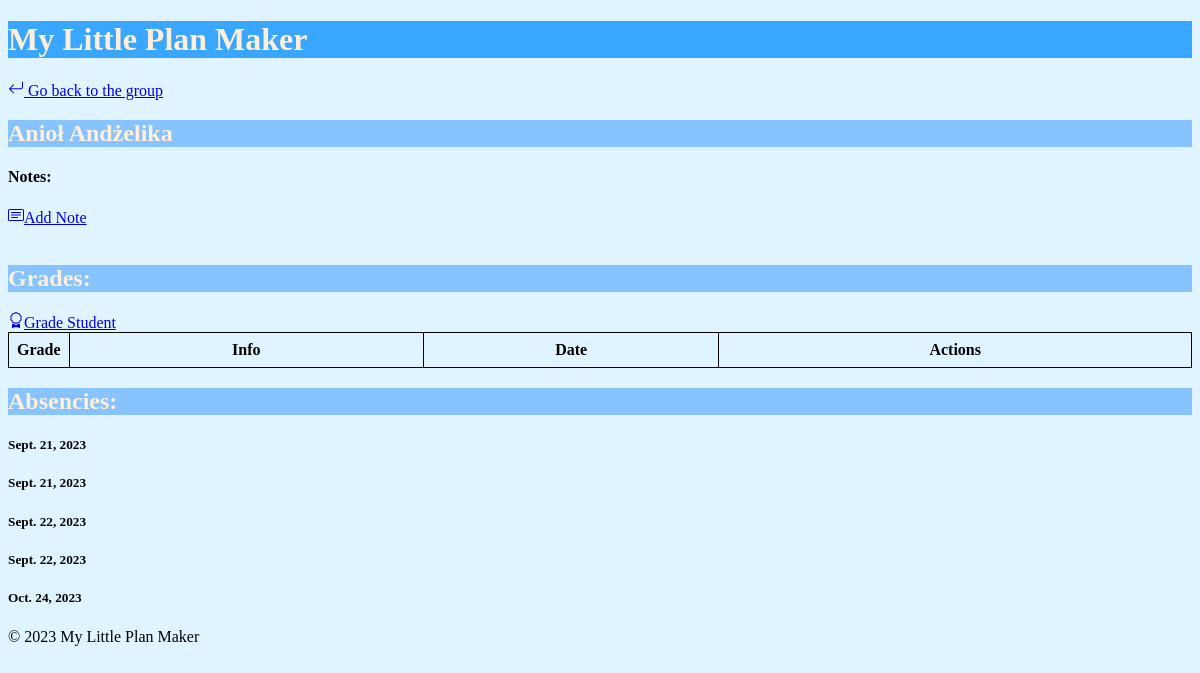
Screenshot of /groups/2A/2/ with the database file from the repository.
### groups/models.py (models this page shows, shortened)
class Student(ms.Model):
    name = ms.CharField(max_length=20, help_text="The student's first name.")
    surname = ms.CharField(max_length=20, help_text="The student's last name.")
    group = ms.ForeignKey(Group, on_delete=ms.CASCADE, help_text="The group to which the student belongs.")
    def __str__(self):
        return f"{self.surname} {self.name}"

class Lesson(ms.Model):
    date = ms.DateField(default=timezone.now)
    subject = ms.CharField(max_length=50, help_text="The subject of the lesson.")
    group = ms.ForeignKey(Group, on_delete=ms.CASCADE, help_text="The group that participated in the lesson.")
    students_present = ms.ManyToManyField(Student, blank=True, related_name='lessons_present')
    students_absent = ms.ManyToManyField(Student, blank=True, related_name='lessons_absent')

### groups/views.py (the view)
# urls.py: path('<str:lvl>/<int:pk>/', views.student_info, name='student_info'),
def student_info(request, lvl, pk):
    group = get_object_or_404(Group, level=lvl)
    student = get_object_or_404(Student, pk=pk)
    lessons_absent = student.lessons_absent.all()
    grades = SingleGrade.objects.filter(student=student).order_by('date')
    notes = PersonalNote.objects.filter(student=student).order_by('date')
    return render(request, 'groups/student_info.html', {'student':student, 'lessons_absent':lessons_absent, 'group':group, 'grades':grades, 'notes':notes})

### templates/groups/student_info.html (shortened to what this page needs)
{% extends 'groups/base.html' %}
{% block content %}
<a href="{% url 'group_lessons' lvl=student.group.level %}">
		{% include './icons/arrow-return-left.svg' %} Go back to the group</a>
<h2>{{student}}</h2>
<h4>Notes:</h4>
<a href="{% url 'edit_opinion' lvl=group.level pk=student.pk %}">
		    {% include './icons/card-text.svg' %}Add Note</a></h4>
<br>
<br>
<h2>Grades:</h2>
<a href="{% url 'single_grade' lvl=group.level pk=student.pk %}">
		    {% include './icons/award.svg' %}Grade Student</a>
<table>
<colgroup>
      <col style="width: 5%;">
      <col style="width: 30%;">
      <col style="width: 25%;">
      <col style="width: 40%;">
    </colgroup>
<tr>
<th>Grade</th>
<th>Info</th>
<th>Date</th>
<th>Actions</th>
</tr>
</table>
<h2>Absencies:</h2>
{% for lesson in lessons_absent %}
<h5>{{lesson.date}}</h5>
{% endfor %}
{% endblock %}

### static/css/styles.css (style rules this page uses)
html { background:#E0F4FF ; }
body { font-family: Purisa; }
h2 { color:#FFEED9 ; background-color:#87C4FF ; }
table { border-collapse: collapse; width: 100%; }
th, td { border: 1px solid black; padding: 8px; }

### rows the page displays
Student: surname+name "Anioł Andżelika"
Lesson: date "Sept. 21, 2023"
Lesson: date "Sept. 21, 2023"
Lesson: date "Sept. 22, 2023"
Lesson: date "Sept. 22, 2023"
Lesson: date "Oct. 24, 2023"
